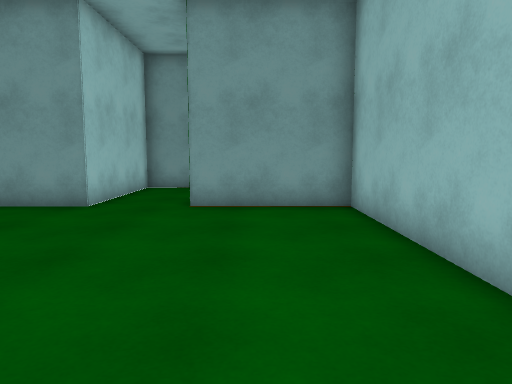
[1] (above)

12 first-person views from a walk through a scene from a Unity 3-D project. The camera is 1.3 m above the floor, tilts 6° down and sees 70° across. The floor is counted in squares, 1 m on a side. Each view is taken from the middle of a square. On the plan, view 1 faces up. The plan holds only what a view shows up to about 15 squares ahead; the rest is blank. The place goes on beyond the plan. The player is left out.

[2]
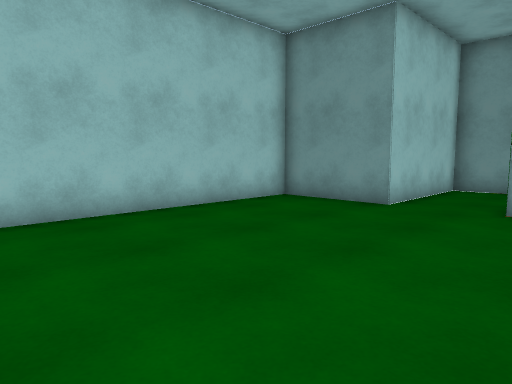

[3]
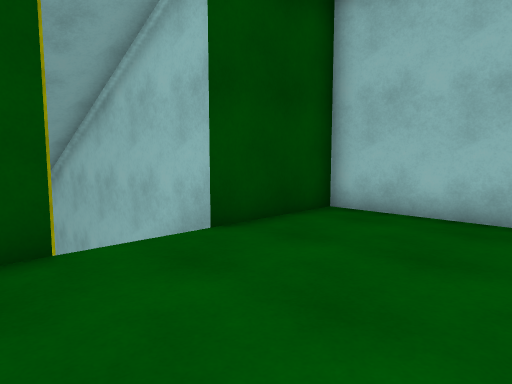

[4]
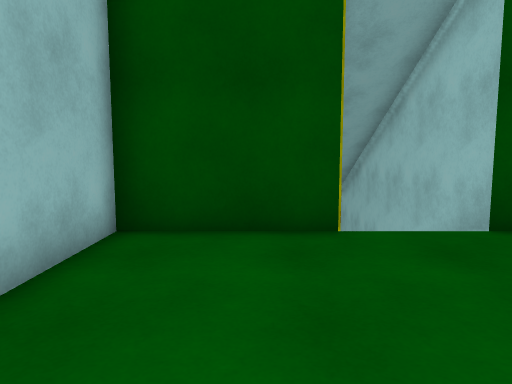

[5]
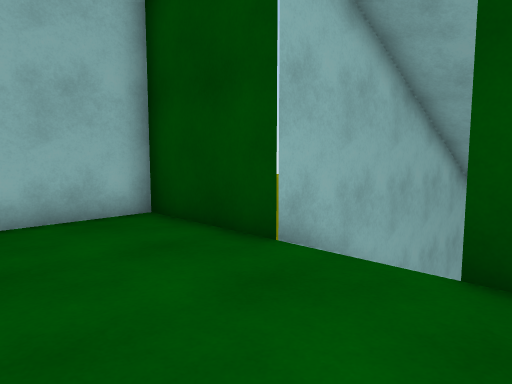

[6]
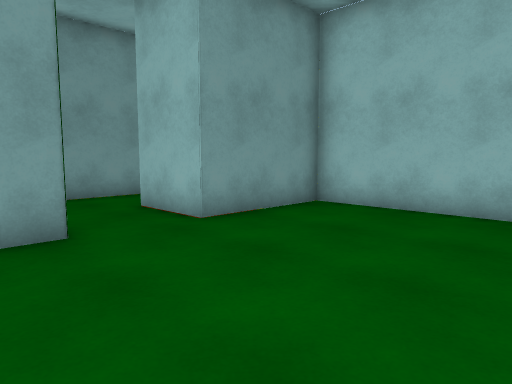

[7]
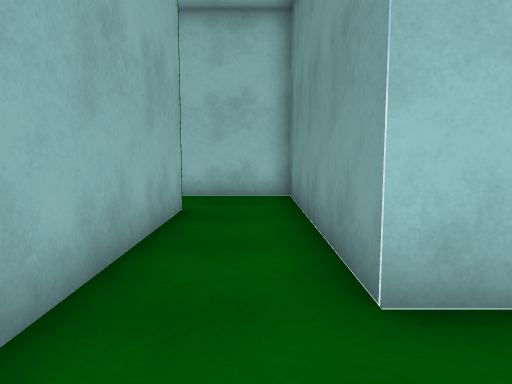

[8]
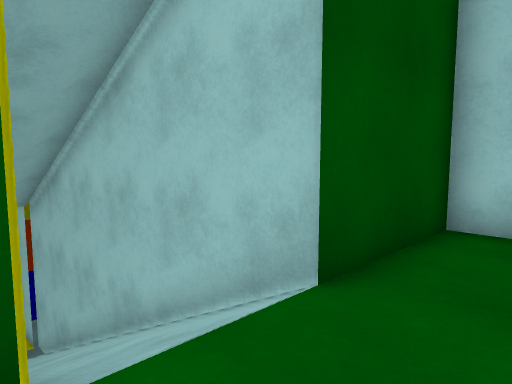

[9]
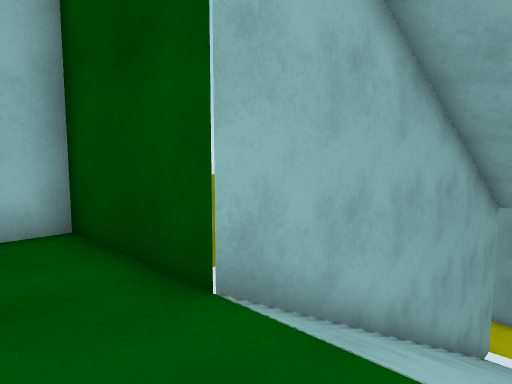

[10]
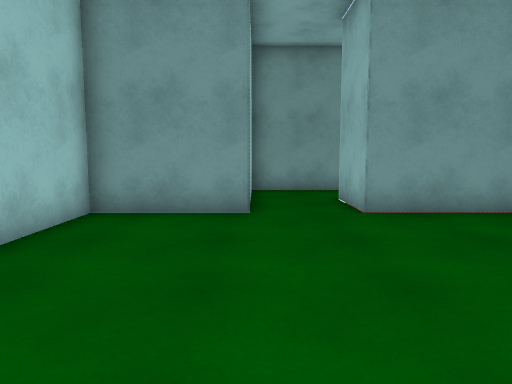

[11]
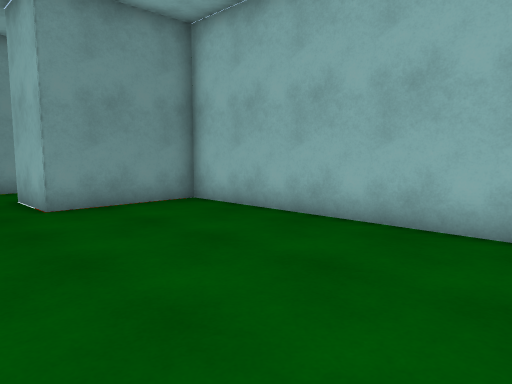

[12]
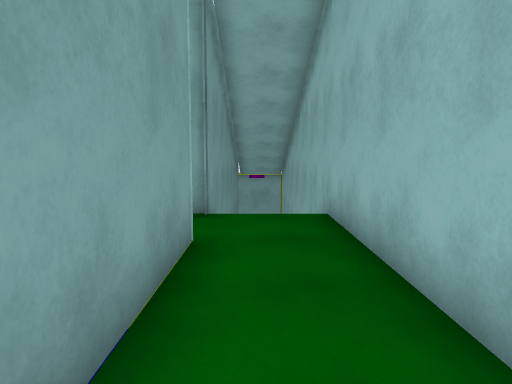

### Floor plan
Key: @ floor where view 1 was taken; # wall or solid block; . floor; / step, stairs or slope.
Columns run from 8 left of view 1 to 13 right of it. Each row starts with its distance up from view 1.
 14     ########../
 13     #........./
 12     #........./
 11     #..###############
 10     #..#
  9 #####..#####
  8 #..........#
  7 #..........#
  6 #..........#
  5 #..........#
  4 #..........#
  3 #..........#
  2 #..........#
  1 #..........#
  0 #.......@..#
 -1 #####..#####
 -2     #//#
 -3     #//#
 -4     #//#
 -5     #//#
 -6     #//#
 -7     #//#
 -8     #//#
 -9     #//#
-10     # /#

Where each view was taken, in squares from view 1:
view 1: 0 up, 0 right, facing up
view 2: 0 up, 0 right, facing up-left
view 3: 4 up, 0 right, facing down-left
view 4: 5 up, 0 right, facing down
view 5: 3 up, 5 left, facing down-right
view 6: 3 up, 6 left, facing up-right
view 7: 13 up, 6 right, facing left
view 8: 1 up, 1 left, facing down-left
view 9: 1 up, 4 left, facing down-right
view 10: 1 up, 4 left, facing up
view 11: 0 up, 4 left, facing up-right
view 12: 13 up, 2 left, facing right
